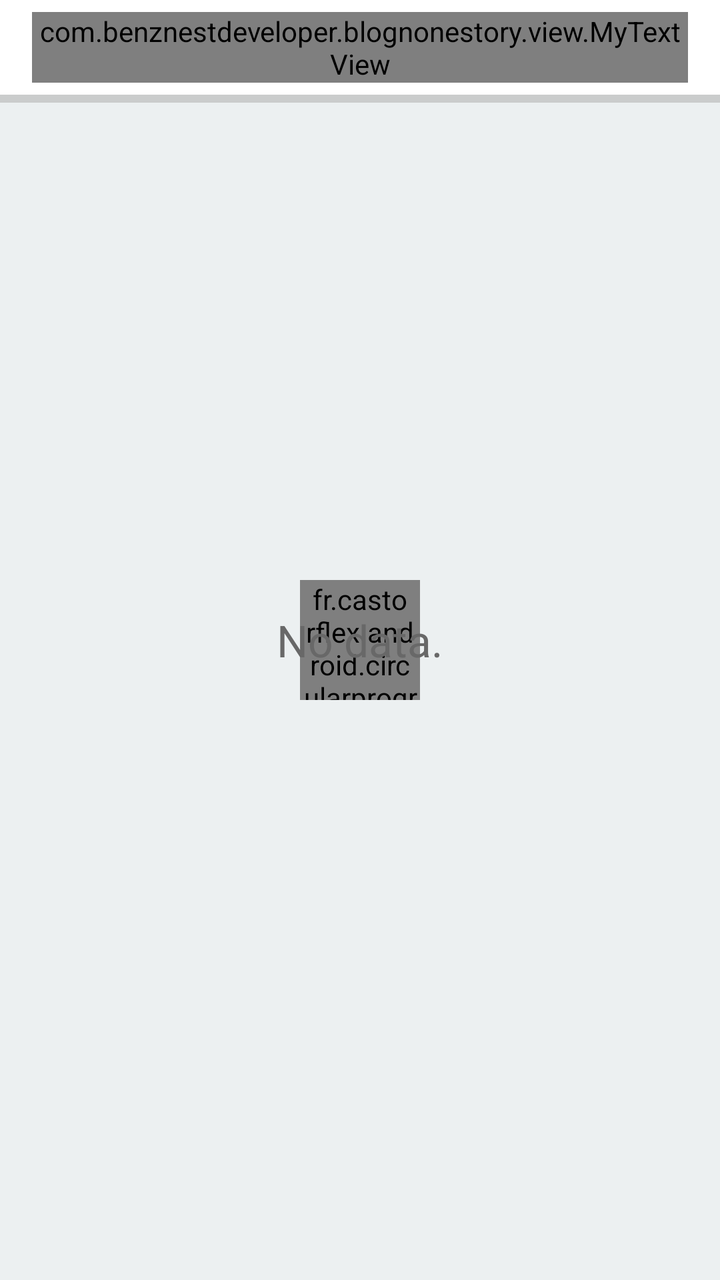
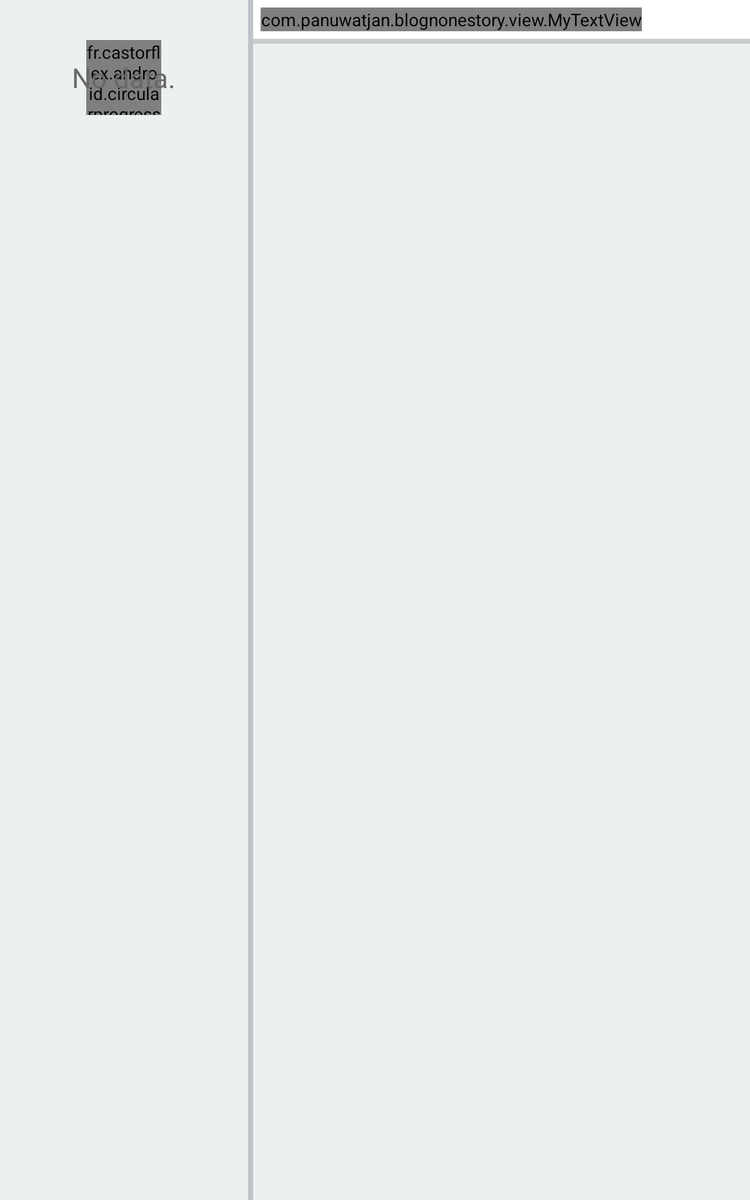

Two renders of one Android screen. The first uses the default layout on a phone; the second uses the alternative layout the repository ships for a different screen configuration, on a matching device. The two XML files are below.
<!-- AndroidManifest.xml: application theme AppTheme -->
<!-- res/layout/fragment_jobs_list.xml -->
<FrameLayout xmlns:android="http://schemas.android.com/apk/res/android"
             xmlns:app="http://schemas.android.com/apk/res-auto"
             xmlns:tools="http://schemas.android.com/tools"
             android:id="@+id/content_container"
             android:layout_width="match_parent"
             android:layout_height="match_parent"
             android:background="@color/colorBackgroundPrimary">

    <android.support.design.widget.CoordinatorLayout
        android:layout_width="match_parent"
        android:layout_height="match_parent">

        <android.support.design.widget.AppBarLayout
            android:id="@+id/app_bar_search"
            android:layout_width="match_parent"
            android:layout_height="wrap_content"
            android:theme="@style/ThemeOverlay.AppCompat.Dark.ActionBar"
            app:elevation="0dp">

            <LinearLayout
                android:id="@+id/toolbar"
                android:layout_width="match_parent"
                android:layout_height="wrap_content"
                android:background="@color/colorWhite"
                android:orientation="horizontal"
                android:paddingBottom="6dp"
                android:paddingLeft="16dp"
                android:paddingRight="16dp"
                android:paddingTop="6dp"
                android:title="@string/app_name"
                app:layout_scrollFlags="scroll|enterAlways">

                <LinearLayout
                    android:layout_width="match_parent"
                    android:layout_height="wrap_content"
                    android:layout_gravity="center_vertical"
                    android:orientation="vertical">


                    <com.benznestdeveloper.blognonestory.view.MyTextView
                        android:id="@+id/tv_keyword"
                        android:layout_width="wrap_content"
                        android:layout_height="wrap_content"
                        android:text="15 items"
                        android:textColor="@color/colorTextDarkPrimary"
                        android:textSize="16sp"
                        android:textStyle="bold"/>

                    <HorizontalScrollView
                        android:layout_width="match_parent"
                        android:layout_height="wrap_content">

                        <LinearLayout
                            android:id="@+id/ll_filter_job_type_container"
                            android:layout_width="wrap_content"
                            android:layout_height="wrap_content"
                            android:orientation="horizontal">
                        </LinearLayout>
                    </HorizontalScrollView>
                    <HorizontalScrollView
                        android:layout_width="match_parent"
                        android:layout_height="wrap_content">

                        <LinearLayout
                            android:id="@+id/ll_filter_job_level_container"
                            android:layout_width="wrap_content"
                            android:layout_height="wrap_content"
                            android:orientation="horizontal">
                        </LinearLayout>
                    </HorizontalScrollView>
                    <HorizontalScrollView
                        android:layout_width="match_parent"
                        android:layout_height="wrap_content">

                        <LinearLayout
                            android:id="@+id/ll_filter_job_function_container"
                            android:layout_width="wrap_content"
                            android:layout_height="wrap_content"
                            android:orientation="horizontal">
                        </LinearLayout>
                    </HorizontalScrollView>
                </LinearLayout>

            </LinearLayout>

            <View
                android:layout_width="match_parent"
                android:layout_height="4dp"
                android:background="@color/colorGrey"/>


        </android.support.design.widget.AppBarLayout>

        <android.support.v7.widget.RecyclerView
            android:id="@+id/recycler_view"
            android:layout_width="match_parent"
            android:layout_height="match_parent"
            android:clipToPadding="false"
            android:divider="@null"
            android:dividerHeight="0dp"
            android:paddingBottom="8dp"
            android:paddingLeft="16dp"
            android:paddingRight="16dp"
            android:paddingTop="8dp"
            app:layout_behavior="@string/appbar_scrolling_view_behavior">
        </android.support.v7.widget.RecyclerView>
    </android.support.design.widget.CoordinatorLayout>

    <fr.castorflex.android.circularprogressbar.CircularProgressBar
        android:id="@+id/progress"
        android:layout_width="60dp"
        android:layout_height="60dp"
        android:layout_gravity="center"
        android:layout_margin="32dp"
        android:indeterminate="true"
        app:cpb_color="@color/colorAccent"
        app:cpb_max_sweep_angle="300"
        app:cpb_min_sweep_angle="10"
        app:cpb_rotation_speed="1.0"
        app:cpb_stroke_width="12dp"
        app:cpb_sweep_speed="1.0"/>

    <TextView
        android:id="@+id/tv_no_data"
        android:layout_width="wrap_content"
        android:layout_height="wrap_content"
        android:layout_gravity="center"
        android:text="No data."
        android:textColor="@color/colorTextDarkPrimary"
        android:textSize="22sp"/>


</FrameLayout>
<!-- resources referenced by this layout -->
<resources>
  <color name="colorAccent">#609e38</color>
  <color name="colorBackgroundPrimary">#ecf0f1</color>
  <color name="colorGrey">#cacccc</color>
  <color name="colorTextDarkPrimary">#686868</color>
  <color name="colorWhite">#ffffff</color>
  <string name="app_name">Blognone Story</string>
  <style name="AppTheme" parent="Theme.AppCompat.Light.NoActionBar">
          
          <item name="colorPrimary">@color/colorPrimary</item>
          <item name="colorPrimaryDark">@color/colorPrimaryDark</item>
          <item name="colorAccent">@color/colorAccent</item>
      </style>
  <color name="colorPrimary">#38649d</color>
  <color name="colorPrimaryDark">#0f3b74</color>
</resources>
<!-- res/layout-sw540dp-port/fragment_jobs_list.xml (the author's variant of the layout above) -->
<!-- drawn on a 7-inch tablet held upright -->
<LinearLayout xmlns:android="http://schemas.android.com/apk/res/android"
              xmlns:app="http://schemas.android.com/apk/res-auto"
              xmlns:tools="http://schemas.android.com/tools"
              android:layout_width="match_parent"
              android:layout_height="match_parent"
              android:orientation="horizontal">

    <ScrollView
        android:layout_width="0dp"
        android:layout_height="match_parent"
        android:layout_weight="1"
        android:background="@color/colorBackgroundPrimary">

        <FrameLayout
            android:id="@+id/content_search_job_container"
            android:layout_width="match_parent"
            android:layout_height="match_parent"
            android:layout_weight="1">


            <fr.castorflex.android.circularprogressbar.CircularProgressBar
                android:id="@+id/progress"
                android:layout_width="60dp"
                android:layout_height="60dp"
                android:layout_gravity="center"
                android:layout_margin="32dp"
                android:indeterminate="true"
                app:cpb_color="@color/colorAccent"
                app:cpb_max_sweep_angle="300"
                app:cpb_min_sweep_angle="10"
                app:cpb_rotation_speed="1.0"
                app:cpb_stroke_width="12dp"
                app:cpb_sweep_speed="1.0"/>

            <TextView
                android:id="@+id/tv_no_data"
                android:layout_width="wrap_content"
                android:layout_height="wrap_content"
                android:layout_gravity="center"
                android:text="No data."
                android:textColor="@color/colorTextDarkPrimary"
                android:textSize="22sp"/>


        </FrameLayout>
    </ScrollView>

    <View
        android:layout_width="4dp"
        android:layout_height="match_parent"
        android:background="@color/colorSilver"/>

    <LinearLayout
        android:id="@+id/content_node_content_container"
        android:layout_width="0dp"
        android:layout_height="match_parent"
        android:layout_weight="2"
        android:background="@color/colorBackgroundPrimary"
        android:orientation="vertical">

        <LinearLayout
            android:layout_width="match_parent"
            android:layout_height="wrap_content"
            android:layout_gravity="center_vertical"
            android:orientation="vertical"
            android:background="@color/colorWhite">

            <com.panuwatjan.blognonestory.view.MyTextView
                android:id="@+id/tv_keyword"
                android:layout_width="wrap_content"
                android:layout_height="wrap_content"
                android:text="ALL"
                android:textColor="@color/colorTextDarkPrimary"
                android:textSize="16sp"
                android:layout_marginLeft="6dp"
                android:layout_marginTop="6dp"
                android:textStyle="bold"/>

            <HorizontalScrollView
                android:layout_width="match_parent"
                android:layout_height="wrap_content"
                android:layout_marginBottom="6dp"
                android:layout_marginLeft="6dp">

                <LinearLayout
                    android:layout_width="wrap_content"
                    android:layout_height="wrap_content"
                    android:background="@color/colorWhite"
                    android:orientation="horizontal">

                    <LinearLayout
                        android:id="@+id/ll_filter_job_type_container"
                        android:layout_width="wrap_content"
                        android:layout_height="wrap_content"
                        android:orientation="horizontal">
                    </LinearLayout>

                    <LinearLayout
                        android:id="@+id/ll_filter_job_level_container"
                        android:layout_width="wrap_content"
                        android:layout_height="wrap_content"
                        android:orientation="horizontal">
                    </LinearLayout>

                    <LinearLayout
                        android:id="@+id/ll_filter_job_function_container"
                        android:layout_width="wrap_content"
                        android:layout_height="wrap_content"
                        android:orientation="horizontal">
                    </LinearLayout>
                </LinearLayout>
            </HorizontalScrollView>

            <View
                android:layout_width="match_parent"
                android:layout_height="4dp"
                android:background="@color/colorGrey"/>

        </LinearLayout>


        <android.support.v7.widget.RecyclerView
            android:id="@+id/recycler_view"
            android:layout_width="match_parent"
            android:layout_height="0dp"
            android:layout_weight="1"
            android:clipToPadding="false"
            android:divider="@null"
            android:dividerHeight="0dp"
            android:paddingBottom="8dp"
            android:paddingLeft="16dp"
            android:paddingRight="16dp"
            android:paddingTop="8dp"
            app:layout_behavior="@string/appbar_scrolling_view_behavior">
        </android.support.v7.widget.RecyclerView>
    </LinearLayout>
</LinearLayout>
<!-- resources referenced by the variant -->
<!-- as a 7-inch tablet held upright resolves them -->
<resources>
  <color name="colorAccent">#609e38</color>
  <color name="colorBackgroundPrimary">#ecf0f1</color>
  <color name="colorGrey">#cacccc</color>
  <color name="colorSilver">#bdc3c7</color>
  <color name="colorTextDarkPrimary">#686868</color>
  <color name="colorWhite">#ffffff</color>
  <style name="AppTheme" parent="Theme.AppCompat.Light.NoActionBar">
          
          <item name="colorPrimary">@color/colorPrimary</item>
          <item name="colorPrimaryDark">@color/colorPrimaryDark</item>
          <item name="colorAccent">@color/colorAccent</item>
      </style>
  <color name="colorPrimary">#38649d</color>
  <color name="colorPrimaryDark">#0f3b74</color>
</resources>
